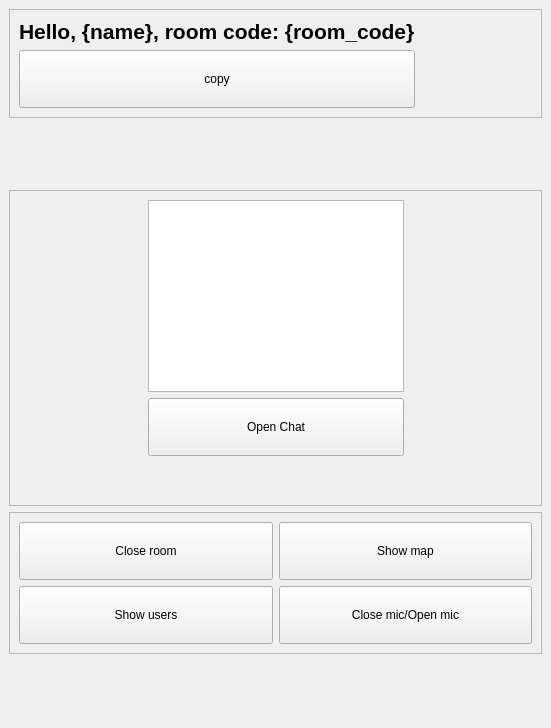
<?xml version="1.0" encoding="UTF-8"?>
<ui version="4.0">
 <class>MainWindow</class>
 <widget class="QMainWindow" name="MainWindow">
  <property name="geometry">
   <rect>
    <x>0</x>
    <y>0</y>
    <width>551</width>
    <height>728</height>
   </rect>
  </property>
  <property name="windowTitle">
   <string>MainWindow</string>
  </property>
  <property name="styleSheet">
   <string notr="true">QPushButton {
	height:50%;
	font: 16pt &quot;MS Shell Dlg 2&quot;;
}</string>
  </property>
  <widget class="QWidget" name="centralwidget">
   <layout class="QGridLayout" name="gridLayout">
    <item row="5" column="0">
     <widget class="QFrame" name="frame">
      <property name="frameShape">
       <enum>QFrame::StyledPanel</enum>
      </property>
      <property name="frameShadow">
       <enum>QFrame::Raised</enum>
      </property>
      <layout class="QGridLayout" name="gridLayout_2">
       <item row="0" column="2">
        <spacer name="horizontalSpacer_2">
         <property name="orientation">
          <enum>Qt::Horizontal</enum>
         </property>
         <property name="sizeHint" stdset="0">
          <size>
           <width>40</width>
           <height>20</height>
          </size>
         </property>
        </spacer>
       </item>
       <item row="2" column="1">
        <spacer name="verticalSpacer_2">
         <property name="orientation">
          <enum>Qt::Vertical</enum>
         </property>
         <property name="sizeHint" stdset="0">
          <size>
           <width>20</width>
           <height>40</height>
          </size>
         </property>
        </spacer>
       </item>
       <item row="0" column="0">
        <spacer name="horizontalSpacer">
         <property name="orientation">
          <enum>Qt::Horizontal</enum>
         </property>
         <property name="sizeHint" stdset="0">
          <size>
           <width>40</width>
           <height>20</height>
          </size>
         </property>
        </spacer>
       </item>
       <item row="0" column="1">
        <widget class="QListView" name="listView"/>
       </item>
       <item row="1" column="1">
        <widget class="QPushButton" name="open_chat_button">
         <property name="text">
          <string>Open Chat</string>
         </property>
        </widget>
       </item>
      </layout>
     </widget>
    </item>
    <item row="3" column="0">
     <widget class="QFrame" name="frame_2">
      <property name="frameShape">
       <enum>QFrame::StyledPanel</enum>
      </property>
      <property name="frameShadow">
       <enum>QFrame::Raised</enum>
      </property>
      <layout class="QGridLayout" name="gridLayout_4">
       <item row="1" column="0">
        <widget class="QPushButton" name="copy_button">
         <property name="text">
          <string>copy</string>
         </property>
        </widget>
       </item>
       <item row="1" column="1">
        <spacer name="horizontalSpacer_3">
         <property name="orientation">
          <enum>Qt::Horizontal</enum>
         </property>
         <property name="sizeHint" stdset="0">
          <size>
           <width>40</width>
           <height>20</height>
          </size>
         </property>
        </spacer>
       </item>
       <item row="0" column="0">
        <widget class="QLabel" name="heading">
         <property name="text">
          <string>&lt;html&gt;&lt;head/&gt;&lt;body&gt;&lt;p&gt;&lt;span style=&quot; font-size:16pt; font-weight:696;&quot;&gt;Hello, {name}, room code: {room_code}&lt;/span&gt;&lt;/p&gt;&lt;/body&gt;&lt;/html&gt;</string>
         </property>
        </widget>
       </item>
      </layout>
     </widget>
    </item>
    <item row="6" column="0">
     <widget class="QFrame" name="frame_3">
      <property name="enabled">
       <bool>true</bool>
      </property>
      <property name="frameShape">
       <enum>QFrame::StyledPanel</enum>
      </property>
      <property name="frameShadow">
       <enum>QFrame::Raised</enum>
      </property>
      <layout class="QGridLayout" name="gridLayout_3">
       <item row="0" column="0">
        <widget class="QPushButton" name="close_room_button">
         <property name="text">
          <string>Close room</string>
         </property>
        </widget>
       </item>
       <item row="1" column="0">
        <widget class="QPushButton" name="show_users_button">
         <property name="text">
          <string>Show users</string>
         </property>
        </widget>
       </item>
       <item row="1" column="1">
        <widget class="QPushButton" name="pushButton_2">
         <property name="text">
          <string>Close mic/Open mic</string>
         </property>
        </widget>
       </item>
       <item row="0" column="1">
        <widget class="QPushButton" name="show_map_button">
         <property name="text">
          <string>Show map</string>
         </property>
        </widget>
       </item>
      </layout>
     </widget>
    </item>
    <item row="7" column="0">
     <spacer name="verticalSpacer_3">
      <property name="orientation">
       <enum>Qt::Vertical</enum>
      </property>
      <property name="sizeHint" stdset="0">
       <size>
        <width>20</width>
        <height>40</height>
       </size>
      </property>
     </spacer>
    </item>
    <item row="4" column="0">
     <spacer name="verticalSpacer_4">
      <property name="orientation">
       <enum>Qt::Vertical</enum>
      </property>
      <property name="sizeHint" stdset="0">
       <size>
        <width>20</width>
        <height>40</height>
       </size>
      </property>
     </spacer>
    </item>
   </layout>
  </widget>
 </widget>
 <resources/>
 <connections/>
</ui>
